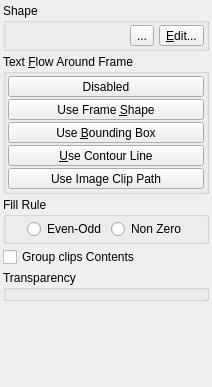
<?xml version="1.0" encoding="UTF-8"?>
<ui version="4.0">
 <class>PropertiesPalette_GroupBase</class>
 <widget class="QWidget" name="PropertiesPalette_GroupBase">
  <property name="geometry">
   <rect>
    <x>0</x>
    <y>0</y>
    <width>212</width>
    <height>387</height>
   </rect>
  </property>
  <property name="windowTitle">
   <string notr="true">Form</string>
  </property>
  <layout class="QVBoxLayout" name="verticalLayout_3">
   <property name="spacing">
    <number>3</number>
   </property>
   <property name="leftMargin">
    <number>3</number>
   </property>
   <property name="topMargin">
    <number>3</number>
   </property>
   <property name="rightMargin">
    <number>3</number>
   </property>
   <property name="bottomMargin">
    <number>3</number>
   </property>
   <item>
    <widget class="QGroupBox" name="shapeGroup">
     <property name="title">
      <string>Shape</string>
     </property>
     <property name="flat">
      <bool>true</bool>
     </property>
     <layout class="QVBoxLayout" name="verticalLayout_2">
      <property name="spacing">
       <number>5</number>
      </property>
      <property name="leftMargin">
       <number>2</number>
      </property>
      <property name="topMargin">
       <number>2</number>
      </property>
      <property name="rightMargin">
       <number>2</number>
      </property>
      <property name="bottomMargin">
       <number>2</number>
      </property>
      <item>
       <layout class="QHBoxLayout" name="horizontalLayout">
        <item>
         <spacer name="horizontalSpacer">
          <property name="orientation">
           <enum>Qt::Horizontal</enum>
          </property>
          <property name="sizeHint" stdset="0">
           <size>
            <width>40</width>
            <height>20</height>
           </size>
          </property>
         </spacer>
        </item>
        <item>
         <widget class="Autoforms" name="customShape">
          <property name="text">
           <string>...</string>
          </property>
         </widget>
        </item>
        <item>
         <widget class="QToolButton" name="editShape">
          <property name="text">
           <string>&amp;Edit...</string>
          </property>
         </widget>
        </item>
       </layout>
      </item>
     </layout>
    </widget>
   </item>
   <item>
    <widget class="QGroupBox" name="textFlowGroup">
     <property name="title">
      <string>Text &amp;Flow Around Frame</string>
     </property>
     <property name="flat">
      <bool>true</bool>
     </property>
     <layout class="QVBoxLayout" name="verticalLayout">
      <property name="spacing">
       <number>2</number>
      </property>
      <property name="leftMargin">
       <number>2</number>
      </property>
      <property name="topMargin">
       <number>2</number>
      </property>
      <property name="rightMargin">
       <number>2</number>
      </property>
      <property name="bottomMargin">
       <number>2</number>
      </property>
      <item>
       <widget class="QToolButton" name="textFlowDisabled">
        <property name="sizePolicy">
         <sizepolicy hsizetype="Preferred" vsizetype="Fixed">
          <horstretch>0</horstretch>
          <verstretch>0</verstretch>
         </sizepolicy>
        </property>
        <property name="toolTip">
         <string>Disable text flow from lower frames around object</string>
        </property>
        <property name="text">
         <string>Disabled</string>
        </property>
        <property name="checkable">
         <bool>true</bool>
        </property>
        <property name="autoExclusive">
         <bool>true</bool>
        </property>
        <property name="toolButtonStyle">
         <enum>Qt::ToolButtonTextBesideIcon</enum>
        </property>
        <attribute name="buttonGroup">
         <string notr="true">textFlowBtnGroup</string>
        </attribute>
       </widget>
      </item>
      <item>
       <widget class="QToolButton" name="textFlowUsesFrameShape">
        <property name="sizePolicy">
         <sizepolicy hsizetype="Preferred" vsizetype="Fixed">
          <horstretch>0</horstretch>
          <verstretch>0</verstretch>
         </sizepolicy>
        </property>
        <property name="toolTip">
         <string>Use the frame shape for text flow of text frames below the object</string>
        </property>
        <property name="text">
         <string>Use Frame &amp;Shape</string>
        </property>
        <property name="checkable">
         <bool>true</bool>
        </property>
        <property name="autoExclusive">
         <bool>true</bool>
        </property>
        <property name="toolButtonStyle">
         <enum>Qt::ToolButtonTextBesideIcon</enum>
        </property>
        <attribute name="buttonGroup">
         <string notr="true">textFlowBtnGroup</string>
        </attribute>
       </widget>
      </item>
      <item>
       <widget class="QToolButton" name="textFlowUsesBoundingBox">
        <property name="sizePolicy">
         <sizepolicy hsizetype="Preferred" vsizetype="Fixed">
          <horstretch>0</horstretch>
          <verstretch>0</verstretch>
         </sizepolicy>
        </property>
        <property name="toolTip">
         <string>&lt;qt&gt;Use the bounding box, which is always rectangular, instead of the frame's shape for text flow of text frames below the object&lt;/qt&gt;</string>
        </property>
        <property name="text">
         <string>Use &amp;Bounding Box</string>
        </property>
        <property name="checkable">
         <bool>true</bool>
        </property>
        <property name="autoExclusive">
         <bool>true</bool>
        </property>
        <property name="toolButtonStyle">
         <enum>Qt::ToolButtonTextBesideIcon</enum>
        </property>
        <attribute name="buttonGroup">
         <string notr="true">textFlowBtnGroup</string>
        </attribute>
       </widget>
      </item>
      <item>
       <widget class="QToolButton" name="textFlowUsesContourLine">
        <property name="sizePolicy">
         <sizepolicy hsizetype="Preferred" vsizetype="Fixed">
          <horstretch>0</horstretch>
          <verstretch>0</verstretch>
         </sizepolicy>
        </property>
        <property name="toolTip">
         <string>&lt;qt&gt;When chosen, the contour line can be edited with the Edit Shape Tool on the palette further above. When edited via the shape palette, this becomes a second separate line originally based on the frame's shape for text flow of text frames below the object.&lt;/qt&gt;</string>
        </property>
        <property name="text">
         <string>&amp;Use Contour Line</string>
        </property>
        <property name="checkable">
         <bool>true</bool>
        </property>
        <property name="autoExclusive">
         <bool>true</bool>
        </property>
        <property name="toolButtonStyle">
         <enum>Qt::ToolButtonTextBesideIcon</enum>
        </property>
        <attribute name="buttonGroup">
         <string notr="true">textFlowBtnGroup</string>
        </attribute>
       </widget>
      </item>
      <item>
       <widget class="QToolButton" name="textFlowUsesImageClipping">
        <property name="sizePolicy">
         <sizepolicy hsizetype="Preferred" vsizetype="Fixed">
          <horstretch>0</horstretch>
          <verstretch>0</verstretch>
         </sizepolicy>
        </property>
        <property name="toolTip">
         <string>&lt;qt&gt;Use the clipping path of the image&lt;/qt&gt;</string>
        </property>
        <property name="text">
         <string>Use Image Clip Path</string>
        </property>
        <property name="checkable">
         <bool>true</bool>
        </property>
        <property name="autoExclusive">
         <bool>true</bool>
        </property>
        <property name="toolButtonStyle">
         <enum>Qt::ToolButtonTextBesideIcon</enum>
        </property>
        <attribute name="buttonGroup">
         <string notr="true">textFlowBtnGroup</string>
        </attribute>
       </widget>
      </item>
     </layout>
    </widget>
   </item>
   <item>
    <widget class="QGroupBox" name="fillRuleGroup">
     <property name="title">
      <string>Fill Rule</string>
     </property>
     <property name="flat">
      <bool>true</bool>
     </property>
     <layout class="QHBoxLayout" name="horizontalLayout_3">
      <property name="spacing">
       <number>5</number>
      </property>
      <property name="leftMargin">
       <number>2</number>
      </property>
      <property name="topMargin">
       <number>2</number>
      </property>
      <property name="rightMargin">
       <number>2</number>
      </property>
      <property name="bottomMargin">
       <number>2</number>
      </property>
      <item>
       <spacer name="horizontalSpacer_2">
        <property name="orientation">
         <enum>Qt::Horizontal</enum>
        </property>
        <property name="sizeHint" stdset="0">
         <size>
          <width>10</width>
          <height>10</height>
         </size>
        </property>
       </spacer>
      </item>
      <item>
       <widget class="QRadioButton" name="evenOdd">
        <property name="sizePolicy">
         <sizepolicy hsizetype="Preferred" vsizetype="Fixed">
          <horstretch>0</horstretch>
          <verstretch>0</verstretch>
         </sizepolicy>
        </property>
        <property name="toolTip">
         <string>&lt;qt&gt;Any path self-intersections or subpaths create holes in the fill&lt;/qt&gt;</string>
        </property>
        <property name="text">
         <string>Even-Odd</string>
        </property>
       </widget>
      </item>
      <item>
       <widget class="QRadioButton" name="nonZero">
        <property name="sizePolicy">
         <sizepolicy hsizetype="Preferred" vsizetype="Fixed">
          <horstretch>0</horstretch>
          <verstretch>0</verstretch>
         </sizepolicy>
        </property>
        <property name="toolTip">
         <string>&lt;qt&gt;Fill is solid unless a subpath is counter-directional&lt;/qt&gt;</string>
        </property>
        <property name="text">
         <string>Non Zero</string>
        </property>
       </widget>
      </item>
      <item>
       <spacer name="horizontalSpacer_3">
        <property name="orientation">
         <enum>Qt::Horizontal</enum>
        </property>
        <property name="sizeHint" stdset="0">
         <size>
          <width>10</width>
          <height>10</height>
         </size>
        </property>
       </spacer>
      </item>
     </layout>
    </widget>
   </item>
   <item>
    <widget class="QCheckBox" name="clipGroups">
     <property name="toolTip">
      <string>When the group's bounding frame has been edited, clip the contents of the page items to the edited bounding frame</string>
     </property>
     <property name="text">
      <string>Group clips Contents</string>
     </property>
    </widget>
   </item>
   <item>
    <widget class="QGroupBox" name="transparencyGroup">
     <property name="title">
      <string>Transparency</string>
     </property>
     <property name="flat">
      <bool>true</bool>
     </property>
     <layout class="QVBoxLayout" name="verticalLayout_4">
      <property name="spacing">
       <number>2</number>
      </property>
      <property name="leftMargin">
       <number>2</number>
      </property>
      <property name="topMargin">
       <number>2</number>
      </property>
      <property name="rightMargin">
       <number>2</number>
      </property>
      <property name="bottomMargin">
       <number>2</number>
      </property>
      <item>
       <widget class="Tpalette" name="transPalWidget" native="true"/>
      </item>
     </layout>
    </widget>
   </item>
   <item>
    <spacer name="verticalSpacer">
     <property name="orientation">
      <enum>Qt::Vertical</enum>
     </property>
     <property name="sizeHint" stdset="0">
      <size>
       <width>20</width>
       <height>40</height>
      </size>
     </property>
    </spacer>
   </item>
  </layout>
 </widget>
 <customwidgets>
  <customwidget>
   <class>Autoforms</class>
   <extends>QToolButton</extends>
   <header>ui/autoform.h</header>
  </customwidget>
  <customwidget>
   <class>Tpalette</class>
   <extends>QWidget</extends>
   <header>ui/transparencypalette.h</header>
   <container>1</container>
  </customwidget>
 </customwidgets>
 <resources/>
 <connections/>
 <buttongroups>
  <buttongroup name="textFlowBtnGroup"/>
 </buttongroups>
</ui>
